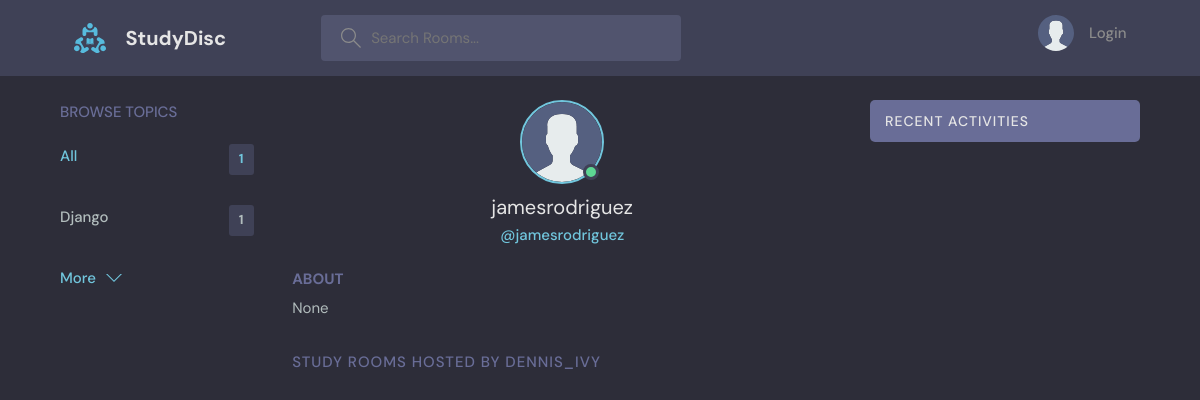
Before: /profile/3/ with the older database file.
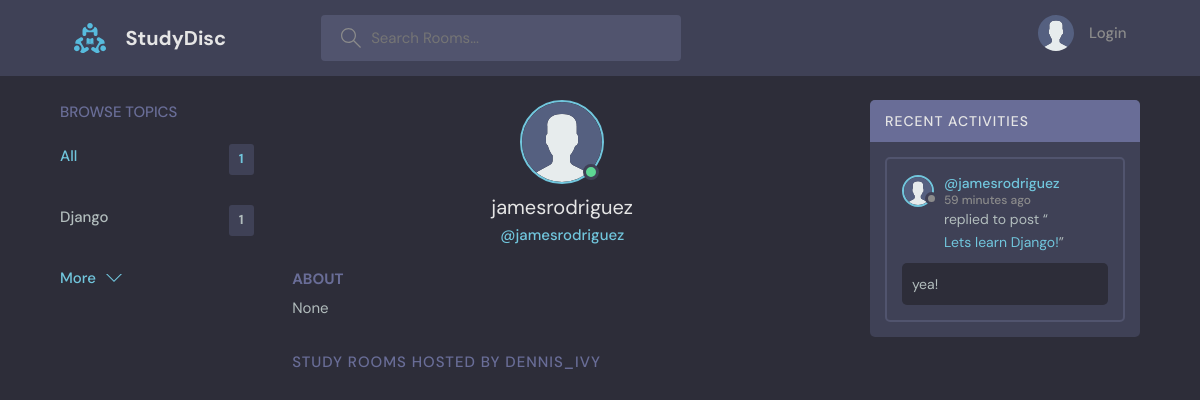
After: the same page with the newer database file.
### base/models.py (models this page shows, shortened)
class Topic(models.Model):
    name = models.CharField(max_length=200)

class User(AbstractUser):
    name = models.CharField(max_length=200, null=True)
    email = models.EmailField(unique=True, null=True)
    bio = models.TextField(null=True)
    avatar = models.ImageField(null = True, default="avatar.svg")
    USERNAME_FIELD = 'email'
    REQUIRED_FIELDS = []

class Message(models.Model):
    user = models.ForeignKey(User, on_delete=models.CASCADE)
    room = models.ForeignKey(Room, on_delete=models.CASCADE)
    body = models.TextField()
    updated = models.DateTimeField(auto_now=True)
    created = models.DateTimeField(auto_now_add=True)
    class Meta:
        ordering = ['-updated', '-created']

class Room(models.Model):
    host = models.ForeignKey(User, on_delete=models.SET_NULL, null=True)
    topic = models.ForeignKey(Topic, on_delete=models.SET_NULL, null=True)
    name = models.CharField(max_length=200)
    description = models.TextField(null=True, blank=True)
    participants = models.ManyToManyField(User, related_name='participants', blank=True)
    updated = models.DateTimeField(auto_now=True)
    created = models.DateTimeField(auto_now_add=True)
    class Meta:
        ordering = ['-updated', '-created']
    def __str__(self):
        return self.name

### base/views.py (the view)
# urls.py: path("profile/<str:pk>/", views.userProfile, name="user-profile"),
def userProfile(request, pk):
    user = User.objects.get(id=pk)
    rooms = user.room_set.all()
    room_messages = user.message_set.all()
    topics = Topic.objects.all()
    context = {'user': user, 'rooms': rooms, 'room_messages': room_messages, 'topics': topics}
    return render(request, "base/profile.html", context)

### base/templates/base/profile.html (shortened to what this page needs)
{% extends 'main.html' %} {% block content %}
  <main class="profile-page layout layout--3">
    <div class="container">
      <div>
        {% include 'base/topics_component.html' %}
      </div>
      <div class="roomList">
        <div class="profile">
          <div class="profile__avatar">
            <div class="avatar avatar--large active">
              <img src="{{user.avatar.url}}" />
            </div>
          </div>
          <div class="profile__info">
            <h3>{{user.username}}</h3>
            <p>@{{user.username}}</p>
          </div>
          <div class="profile__about">
            <h3>About</h3>
            <p>
              {{user.bio}}
            </p>
          </div>
        </div>
        <div class="roomList__header">
          <div>
            <h2>Study Rooms Hosted by dennis_ivy</a>
            </h2>
          </div>
        </div>
      </div>
      <div>
        {% include 'base/activity_component.html' %}
      </div>
    </div>
  </main>
{% endblock content %}

### templates/main.html (shortened to what this page needs)
<!DOCTYPE html>
{% load static %}
<html lang="en">
    <head>
        <link rel="stylesheet" href="{% static 'styles/style.css' %}" />
    </head>
    <body>
        {% include 'navbar.html' %}  {% block content %} {% endblock %}
    </body>
</html>

### templates/navbar.html (shortened to what this page needs)
{% load static %}
<header class="header header--loggedIn">
    <div class="container">
        <a href="{% url 'home' %}" class="header__logo">
            <img src="{% static 'images/logo.svg' %}" />
            <h1>StudyDisc</h1>
        </a>
        <form class="header__search" method="GET" action="{% url 'home' %}">
            <label>
                <input name="q" placeholder="Search Rooms..." />
            </label>
        </form>
        <nav class="header__menu">
            {% if request.user.is_authenticated %}
            <div class="header__user">
                <a href="{% url 'update-user' %}">
                    <div class="avatar avatar--medium active">
                        <img src="{{request.user.avatar.url}}" />
                    </div>
                    <p>
                        {{request.user.username}}
                        <span>@{{request.user.username}}</span>
                    </p>
                </a>
                <button class="dropdown-button">
                    <svg
                        version="1.1"
                        xmlns="http://www.w3.org/2000/svg"
                        width="32"
                        height="32"
                        viewBox="0 0 32 32"
                    >
                        <title>chevron-down</title>
                        <path
                            d="M16 21l-13-13h-3l16 16 16-16h-3l-13 13z"
                        ></path>
                    </svg>
                </button>
            </div>
            {% else %}
            <a href="{% url 'login'  %}">
                <img src="{% static 'images/avatar.svg' %}" />
                <p>Login</p>
            </a>
            {% endif %}
        </nav>
    </div>
</header>

### base/templates/base/topics_component.html
<div class="topics">
    <div class="topics__header">
        <h2>Browse Topics</h2>
    </div>
    <ul class="topics__list">
        <li>
            <a href="{% url 'home' %}" class="active"
                >All <span>{{topics.count}}</span></a
            >
        </li>
        {% for topic in topics %}
        <li>
            <a href="{% url 'home' %}?q={{topic.name}}"
                >{{topic.name}}<span>{{topic.room_set.all.count}}</span></a
            >
        </li>
        {% endfor %}
    </ul>
    <a class="btn btn--link" href="{% url 'topics' %}">
        More
        <svg
            version="1.1"
            xmlns="http://www.w3.org/2000/svg"
            width="32"
            height="32"
            viewBox="0 0 32 32"
        >
            <title>chevron-down</title>
            <path d="M16 21l-13-13h-3l16 16 16-16h-3l-13 13z"></path>
        </svg>
    </a>
</div>

### base/templates/base/activity_component.html (shortened to what this page needs)
<div class="activities">
    <div class="activities__header">
        <h2>Recent Activities</h2>
    </div>
    {% for message in room_messages %}
    <div class="activities__box">
        <div class="activities__boxHeader roomListRoom__header">
            <a
                href="{% url 'user-profile' message.user.id %}"
                class="roomListRoom__author"
            >
                <div class="avatar avatar--small">
                    <img src="{{message.user.avatar.url}}" />
                </div>
                <p>
                    @{{message.user.username}}
                    <span> {{message.created|timesince}} ago</span>
                </p>
            </a>
        </div>
        <div class="activities__boxContent">
            <p>
                replied to post “<a href="{% url 'room' message.room.id %}"
                    >{{message.room}}</a
                >”
            </p>
            <div class="activities__boxRoomContent">{{message.body}}</div>
        </div>
    </div>
    {% endfor %}
</div>

Changed rows visible on the page:
added Message: user.avatar (placeholder picture), user.username "jamesrodriguez", created "59 minutes", room "Lets learn Django!", body "yea!"
